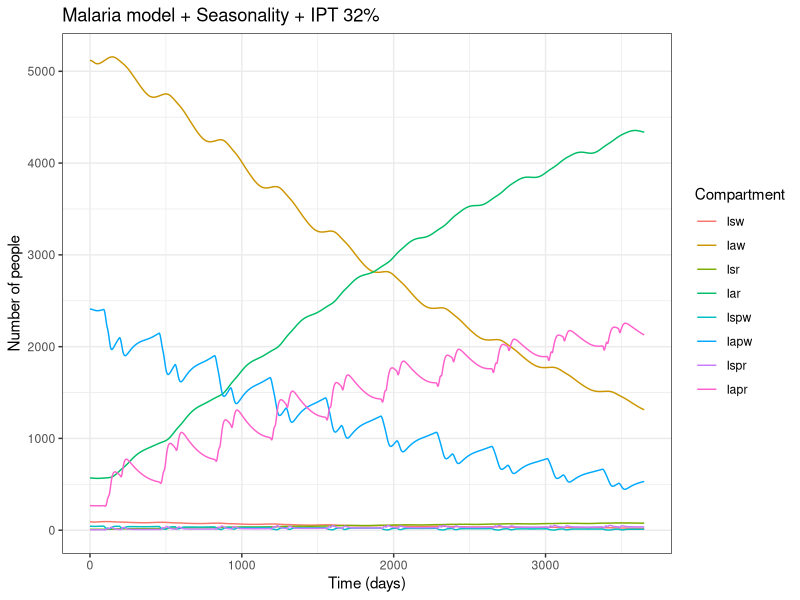
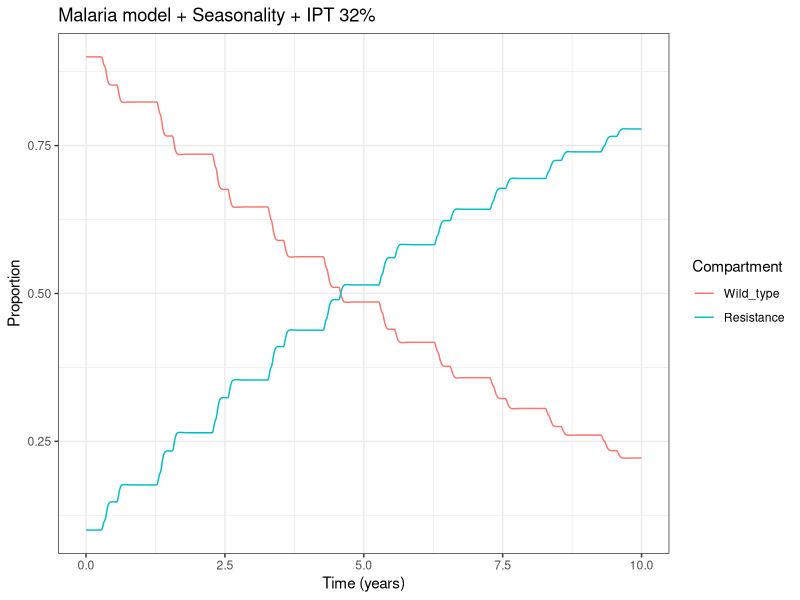
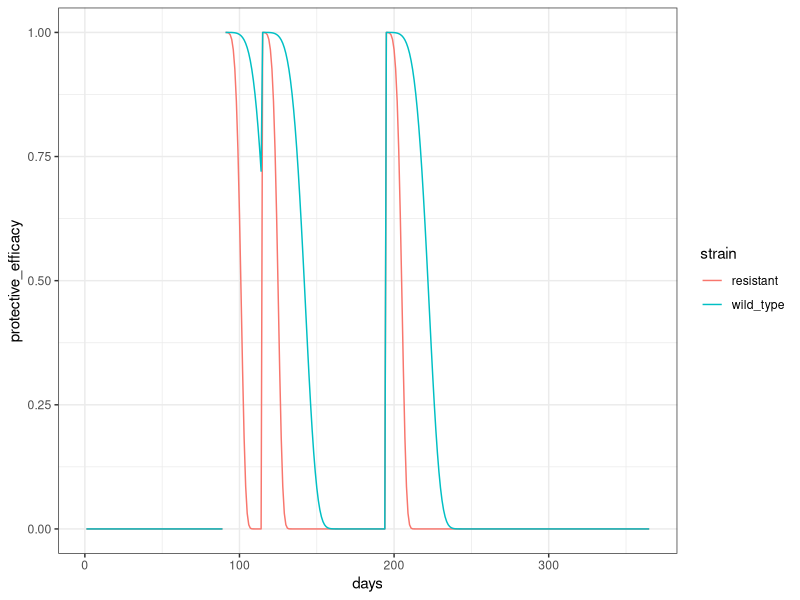
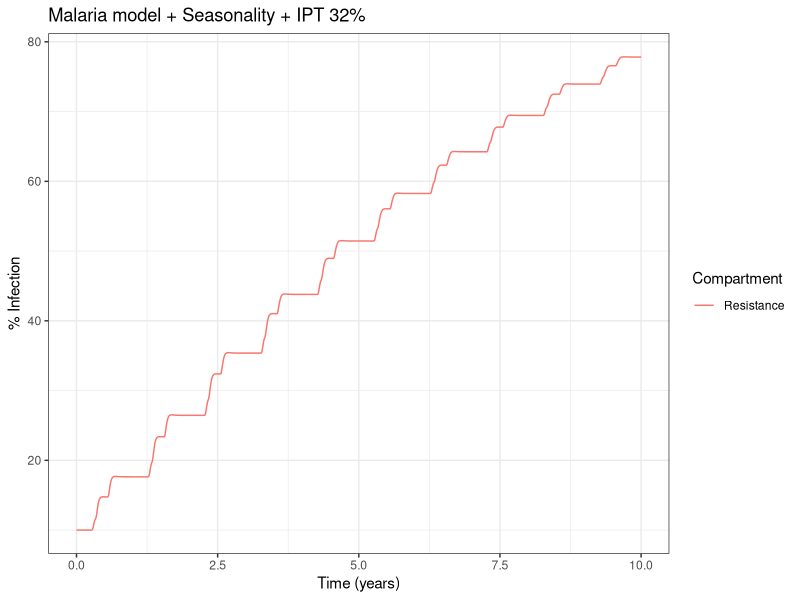
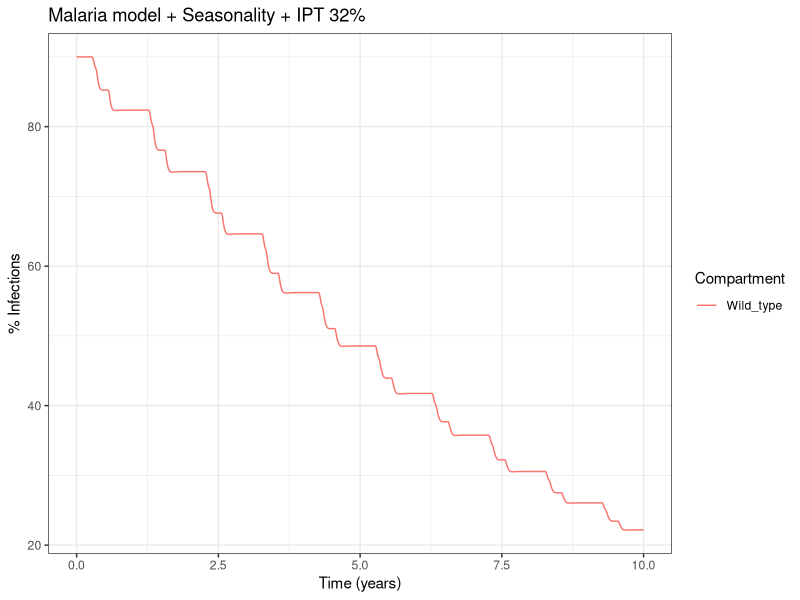
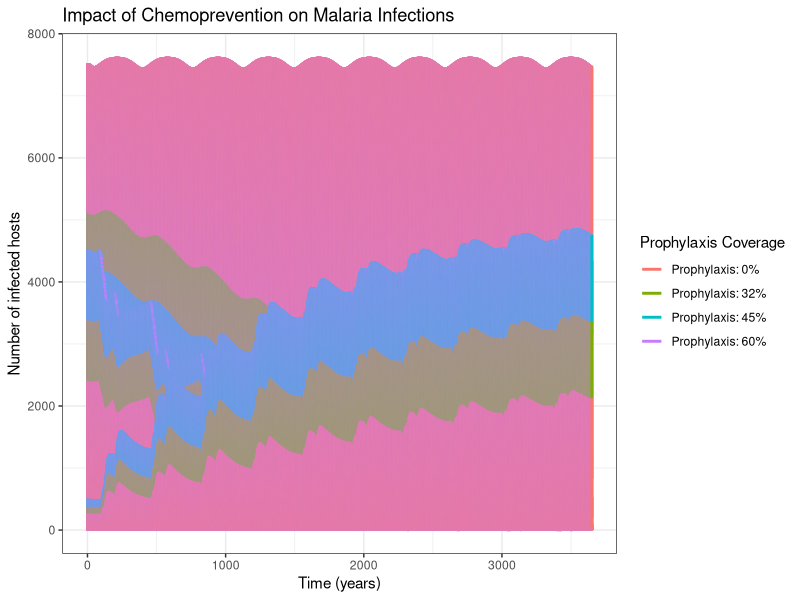
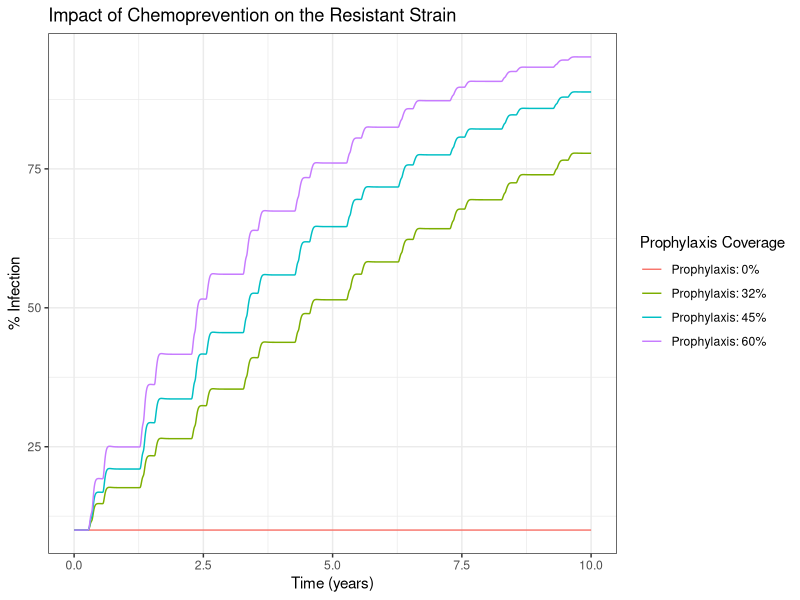
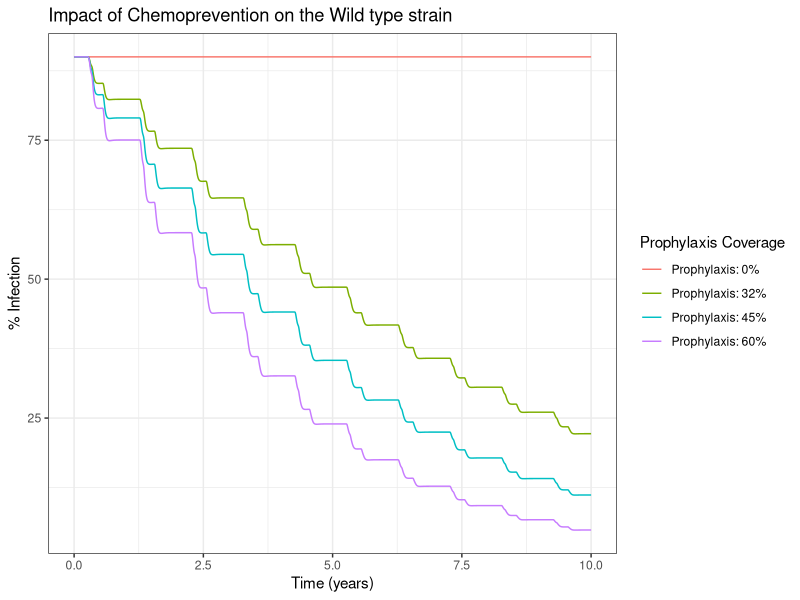

Generate these figures, in order, with R:
## Two strain Ross-Macdonald model 


# PACKAGES
require(deSolve)
require(reshape2)
require(ggplot2)
require(tidyverse)
require(gridExtra)
require(latticeExtra)

## ggplot theme
theme <- theme_set(theme_bw())+
  theme(plot.title = element_text(hjust = 0.5, face = "bold", size = 11))

Nh <- 10000   # total number of hosts
Nv <- 150000   # total number of vectors

## one strain model to get to an equilibrium, and then manually set starting prevalence
## initial state values for the one strain model to run to equilibrium
## will run the model for a while without chemoprevention to see where it stabilises to use as a starting point
initial_state_values <- c(Sh = 0.9 * Nh,
                          Eh = 0.1 * Nh,
                          Is = 0,   #Symptomatic treated
                          Ia = 0,    #Asymptomatic untreated
                          Sv = Nv,
                          Ev = 0,
                          Iv = 0)

## parameters
parameters <- c(a = 1/3,      # mosquito biting rate per day
                b_v = 0.2,    # probability of infection from an infected human to a susceptible vector
                b_h = 0.40,    # probability of infection from an infected vector to a susceptible human
                mu_v = 1/14,   # mortality/recruitment rate of the vector
                alpha = 1/13, # period between infection to infectiousness  ~ 12-14 days
                d = 0.3,     # proportion of infected human who develop symptoms
                gamma_a = 1/120,   # recovery rate from asymptomatic untreated humans ~ 100-200days
                gamma_s = 1/5,  # recovery from symptomatic treated humans ~ 5-7 days
                epsilon = 1/10) # rate of transition from exposed to infected vectors ~ 10 days

times <- seq(from = 0, to = 365, by = 1)    # simulate for a length of time to find equilibrium

rm_model <- function(time, state, parameters) {  
  
  with(as.list(c(state, parameters)), {
    
    Nh <- Sh + Eh + Ia + Is     # total human population
    Nv <- Sv + Ev + Iv # total vector population
    
    ## force of infections
    lambda_h <- ((a * b_h)/Nh) * Iv
    lambda_v <- ((a * b_v)/Nh) * (Is + Ia)
    
    # The differential equations
    # Host population dynamics:
    dSh <- - (lambda_h * Sh) + (gamma_s * Is) + (gamma_a * Ia)
    dEh <-  (lambda_h * Sh) -  (alpha * Eh)
    dIs <-   ((d) * alpha * Eh)  - (gamma_s * Is)
    dIa <-   ((1 - d) * alpha * Eh)  - (gamma_a * Ia)
    
    
    
    # Vector population dynamics:
    dSv <- (mu_v * Nv) - (lambda_v * Sv) - (mu_v * Sv)         
    dEv <- (lambda_v * Sv) - (epsilon * Ev) - (mu_v * Ev)
    dIv <- (epsilon * Ev) - (mu_v * Iv)
    
    # Output
    return(list(c(dSh, dEh, dIs, dIa, dSv, dEv, dIv))) 
  })
}

# Solve the equations
output_one <- as.data.frame(ode(y = initial_state_values, 
                                times = times, 
                                func = rm_model,
                                parms = parameters))

# Solve the equations
output_one <- as.data.frame(ode(y = initial_state_values, 
                                times = times, 
                                func = rm_model,
                                parms = parameters))

equilibrium <- output_one %>% dplyr::filter(time == 210)

equilibrium_start <- c(Sh = equilibrium$Sh,
                       Eh = equilibrium$Eh,
                       Is = equilibrium$Is,
                       Ia = equilibrium$Ia,
                       Sv = equilibrium$Sv,
                       Ev = equilibrium$Ev,
                       Iv = equilibrium$Iv)

prop_proph = 0.32 # prophylaxis coverage (baseline value)
prev <- 0.1 ## prevalence of resistant strain
alpha_parm = 5 ## wild type and resistant weibull parms
beta_parm = 30 ## wild type strain duration of protection
beta_res = 11.7 ## resistant strain duration of protection

equilibrium_two <- c(Sh = equilibrium$Sh  *  (1-prop_proph),
                     Ew = equilibrium$Eh  *  (1 - prev) * (1 - prop_proph),
                     Isw = equilibrium$Is  *  (1 - prev) * (1 - prop_proph),
                     Iaw = equilibrium$Ia  *  (1- prev) * (1 - prop_proph),
                     Er = equilibrium$Eh  *  prev * (1 - prop_proph),
                     Isr = equilibrium$Is * prev * (1 - prop_proph) ,
                     Iar = equilibrium$Ia * prev *  (1 - prop_proph),
                     P  = equilibrium$Sh  * prop_proph,
                     Epw = equilibrium$Eh * (1 - prev) * prop_proph,
                     Ispw = equilibrium$Is * (1 - prev) * prop_proph,
                     Iapw = equilibrium$Ia * (1 - prev) * prop_proph,
                     Epr = equilibrium$Eh *  prev * prop_proph,
                     Ispr = equilibrium$Is * prev * prop_proph,
                     Iapr = equilibrium$Ia *  prev * prop_proph,
                     Sv  = equilibrium$Ev, 
                     Evw = equilibrium$Ev * (1 - prev),
                     Evr = equilibrium$Ev * prev,
                     Ivw = equilibrium$Iv * (1 - prev),                     
                     Ivr = equilibrium$Iv * prev)

## additional efficacy functions
weibull <- function(x, beta = beta_parm, alpha = alpha_parm) {
  pow <- -(x/beta)^alpha
  y <- exp(pow)
  return(y)
}

ipt_ptp <- function(time_days) {
  dose_vec <- c(seq(90, by = 365, length = 30), #12th week for pregnant women
                seq(114, by = 365, length = 30), # 20-24th week
                seq(194, by = 365, length = 30)) # 28-32th week
  
  
  dose_vec <- sort(dose_vec)
  ## when was their last dose of IPT
  if(time_days < min(dose_vec)) {
    protection <- 0
  } else {
    recent_dose <- dose_vec[max(which((time_days-dose_vec)>0))]
    ## days since IPT dose
    t <- time_days - recent_dose
    protection <- weibull(x = t, alpha = alpha_parm, beta = beta_parm)
  }
  return(protection)
}

ipt_ptp_res <- function(time_days) {
  dose_vec <- c(seq(90, by = 365, length = 30), #12th week for pregnant women
                seq(114, by = 365, length = 30), # 20-24th week
                seq(194, by = 365, length = 30)) # 28-32th week
  
  dose_vec <- sort(dose_vec)
  ## when was their last dose of IPT
  if(time_days < min(dose_vec)) {
    protection <- 0
  } else {
    recent_dose <- dose_vec[max(which((time_days-dose_vec)>0))]
    ## days since IPT dose
    t <- time_days - recent_dose
    protection <- weibull(x = t, alpha = alpha_parm, beta = beta_res)
  }
  return(protection)
}


rm_two_model <- function(time, state, parameters) {  
  
  with(as.list(c(state, parameters)), {
    
    Nh <- Sh + Ew + Isw + Iaw + Er + Isr + Iar  + P + Epw + Ispw + Iapw + Epr + Ispr + Iapr # total human population
    Nv <- Sv + Evw + Evr + Ivw + Ivr # total vector population
    
    ## force of infections are strain dependent
    lambda_hw <- ((a * b_h)/Nh) * Ivw
    lambda_hr <- ((a * b_h)/Nh) * Ivr
    lambda_vw <- ((a * b_v)/Nh) * (Isw + Iaw+ Ispw + Iapw)
    lambda_vr <- ((a * b_v)/Nh) * (Isr+ Iar+ Ispr + Iapr)
    
    ## vector birth rate
    B <- (0.2 * cos((time * 2 * pi/365) + 3*pi/2) + 1) * mu_v
    ## protection from SMC based on the weibull function
    Ww <- ipt_ptp(time_days = time)
    Wr <- ipt_ptp_res(time_days = time) ## strain dependent protection
    
    # The differential equations
    # Host population dynamics:
  
    # # Model without chemoprevention
    
    dSh <- - (lambda_hw * Sh) - (lambda_hr * Sh) + (gamma_s * (Isw + Isr)) + (gamma_a * (Iaw + Iar))
    dEw <- (lambda_hw * Sh) - (alpha * Ew)
    dIsw <- ((d * alpha) * Ew) - (gamma_s * Isw)
    dIaw <- ((1-d) * alpha * Ew) - (gamma_a * Iaw)
    dEr <-  (lambda_hr * Sh) - (alpha * Er)
    dIsr <- ((d * alpha) * Er) - (gamma_s * Isr)
    dIar <- ((1-d) * alpha * Er) - (gamma_a * Iar)
    
    ## Model with chemoprevention
    
    dP <- - ((1 - Ww) * lambda_hw * P) - ((1 - Wr) * lambda_hr * P) + (gamma_s * (Ispw + Ispr)) + (gamma_a * (Iapw + Iapr))
    dEpw <-  (1 - Ww) * (lambda_hw * P)  - (alpha * Epw)
    dIspw <- ((d * alpha) * Epw) - (gamma_s * Ispw)
    dIapw <- ((1-d) * alpha * Epw) - (gamma_a * Iapw)
    dEpr <-  (1 - Wr) * (lambda_hr * P)  - (alpha * Epr)
    dIspr <- ((d * alpha) * Epr) - (gamma_s * Ispr)
    dIapr <- ((1-d) * alpha * Epr) - (gamma_a * Iapr)
    
    # Vector population dynamics:
    
    dSv <- (B * Nv) - ((lambda_vw + lambda_vr) * Sv) - (mu_v * Sv)
    dEvw <- (lambda_vw * Sv) - (epsilon * Evw) - (mu_v * Evw)
    dEvr <- (lambda_vr * Sv) - (epsilon * Evr) - (mu_v * Evr)
    dIvw <- (epsilon * Evw) - (mu_v * Ivw)
    dIvr <- (epsilon * Evr) - (mu_v * Ivr)
    
    
    # Output
    return(list(c(dSh, dEw, dIsw, dIaw, dEr, dIsr, dIar, # no prophylaxis
                  dP, dEpw, dIspw, dIapw, dEpr, dIspr, dIapr, # prophylaxis
                  dSv, dEvw, dEvr, dIvw, dIvr # vectors 
    ))) 
  })
}


times <- seq(from = 0, to = 365*10, by = 1)    # run for long enough to see the impact of chemoprevention

parameters_two <- c(a = 1/3,       # mosquito biting rate per day
                    b_v = 0.2,   # probability of infection from an infected host to a susceptible vector
                    b_h = 0.40,   # probability of infection from an infected vector to a susceptible host
                    mu_v = 1/14,  # mortality/recruitment rate of the vector
                    gamma_a = 1/120,   # recovery rate from asymptomatic treated humans ~ 100-200days
                    gamma_s = 1/5, #  recovery from symptomatic untreated humans ~ 12-14 days  
                    epsilon = 1/10, # rate of transition from exposed to infected vectors ~ 10 days
                    prop_proph = 0.32, # proportion of the population receiving prophylaxis
                    prev = 0.1, # Resistance prevalence at baseline
                    d  = 0.3 , # Proportion of individual who develop symptoms
                    alpha   = 1/13, # Period between infection to infectiousness  ~ 12-14 days
                    alpha_parm = 5, # weibull parameter
                    beta_parm = 30, # beta wild type
                    beta_res = 11.7) # beta resistant strain

out_two <- as.data.frame(ode(y = equilibrium_two, 
                             times = times, 
                             func = rm_two_model,
                             parms = parameters_two))
head(out_two)

out_two_long <- melt(as.data.frame(out_two), id = "time")  # turn output dataset into long format


g1<- ggplot(data = filter(out_two_long, variable %in% c( "Isw","Iaw","Ispw", "Iapw","Isr", "Iar","Ispr", "Iapr")),                                               
            aes(x = time, y = value, colour = variable, group = variable)) +  
  geom_line() +                                                          
  xlab("Time (days)")+                                                   
  ylab("Number of people") +                                     
  labs(colour = "Compartment",                                           
       title = "Malaria model + Seasonality + IPT 32%") 

g1


output_two_prop <- out_two
output_two_prop$Wild_type <- ( out_two$Isw + out_two$Iaw + out_two$Ispw + out_two$Iapw)/(out_two$Isw + out_two$Iaw + out_two$Ispw + out_two$Iapw + out_two$Isr + out_two$Iar+out_two$Ispr+out_two$Iapr)
output_two_prop$Resistance <- (out_two$Isr + out_two$Iar+out_two$Ispr+out_two$Iapr)/(out_two$Isw + out_two$Iaw + out_two$Ispw + out_two$Iapw + out_two$Isr + out_two$Iar+out_two$Ispr+out_two$Iapr)

output_two_prop_long <- melt(as.data.frame(output_two_prop), id = "time")  # turn output dataset into long format


g2 <- ggplot(data = filter(output_two_prop_long, variable %in% c("Wild_type", "Resistance")),                                               
             aes(x = time/365, y = value, colour = variable, group = variable)) +  
  geom_line() +                                                          
  xlab("Time (years)")+                                                   
  ylab("Proportion") +                                     
  labs(colour = "Compartment",                                           
       title = "Malaria model + Seasonality + IPT 32%")
g2


# plot the protection over time for each strain
protection <- data.frame(days = 1:365, wild_type = numeric(365), resistant = numeric(365))
for (i in 1:nrow(protection)) {
  protection$wild_type[i] <- ipt_ptp(time_days = protection$days[i])
  protection$resistant[i] <- ipt_ptp_res(time_days = protection$days[i])
}
protection <- protection |>
  tidyr::pivot_longer(wild_type:resistant, names_to = "strain", values_to = "protective_efficacy")

ggplot(protection, aes(x = days, y = protective_efficacy, col = strain)) + geom_line()

R=sum(out_two$Isr + out_two$Iar+out_two$Ispr+out_two$Iapr)/sum(out_two$Isw + out_two$Iaw + out_two$Ispw + out_two$Iapw + out_two$Isr + out_two$Iar+out_two$Ispr+out_two$Iapr)
R

S=sum(out_two$Isw + out_two$Iaw + out_two$Ispw + out_two$Iapw)/sum(out_two$Isw + out_two$Iaw + out_two$Ispw + out_two$Iapw + out_two$Isr + out_two$Iar+out_two$Ispr+out_two$Iapr)
S

g3 <- ggplot(data = filter(output_two_prop_long, variable %in% c("Resistance")),                                               
             aes(x = time/365, y = value*100, colour = variable, group = variable)) +  
  geom_line() +                                                          
  xlab("Time (years)")+                                                   
  ylab("% Infection") +                                     
  labs(colour = "Compartment",                                           
       title = "Malaria model + Seasonality + IPT 32%")

g3


g4 <- ggplot(data = filter(output_two_prop_long, variable %in% c("Wild_type")),                                               
             aes(x = time/365, y = value*100, colour = variable, group = variable)) +  
  geom_line() +                                                          
  xlab("Time (years)")+                                                   
  ylab("% Infections") +                                     
  labs(colour = "Compartment",                                           
       title = "Malaria model + Seasonality + IPT 32%")

g4
################################################################################
# Run simulations for different prop_proph values (different coverages)
################################################################################
prop_proph_values <-c(0,0.32,0.45,0.6)
results <- lapply(prop_proph_values, function(prop_proph) {
  parameters <- c(parameters_two, prop_proph = prop_proph)
  equilibrium_two <- c(Sh = equilibrium$Sh  *  (1-prop_proph),
                       Ew = equilibrium$Eh  *  (1 - prev) * (1 - prop_proph),
                       Isw = equilibrium$Is  *  (1 - prev) * (1 - prop_proph),
                       Iaw = equilibrium$Ia  *  (1- prev) * (1 - prop_proph),
                       Er = equilibrium$Eh  *  prev * (1 - prop_proph),
                       Isr = equilibrium$Is * prev * (1 - prop_proph) ,
                       Iar = equilibrium$Ia * prev *  (1 - prop_proph),
                       P  = equilibrium$Sh  * prop_proph,
                       Epw = equilibrium$Eh * (1 - prev) * prop_proph,
                       Ispw = equilibrium$Is * (1 - prev) * prop_proph,
                       Iapw = equilibrium$Ia * (1 - prev) * prop_proph,
                       Epr = equilibrium$Eh *  prev * prop_proph,
                       Ispr = equilibrium$Is * prev * prop_proph,
                       Iapr = equilibrium$Ia *  prev * prop_proph,
                       Sv  = equilibrium$Ev, 
                       Evw = equilibrium$Ev * (1 - prev),
                       Evr = equilibrium$Ev * prev,
                       Ivw = equilibrium$Iv * (1 - prev),                     
                       Ivr = equilibrium$Iv * prev)
  
  output_spc <- as.data.frame(ode(y = equilibrium_two, times = times, func = rm_two_model, parms = parameters))
  output_spc$prop_proph <- paste0("Prophylaxis: ", round(prop_proph * 100, 1), "%")
  return(output_spc)
  
})
df <- bind_rows(results) #Combine all results
df_long <-melt(df,id = c("time", "prop_proph")) # convert data to long format

g5 <- ggplot(data = filter(df_long, variable %in% c("Isw","Iaw","Ispw", "Iapw","Isr", "Iar","Ispr", "Iapr")), 
             aes(x = time, y = value, colour = prop_proph, group = variable)) +  
  geom_line(size=1) +                                                           
  xlab("Time (years)") +                                                   
  ylab("Number of infected hosts") +                                     
  labs(colour = "Prophylaxis Coverage",                                           
       title = "Impact of Chemoprevention on Malaria Infections")
g5


output_two1_prop <- df
output_two1_prop$Wild_type <- ( df$Isw + df$Iaw + df$Ispw + df$Iapw)/(df$Isw + df$Iaw + df$Ispw + df$Iapw + df$Isr + df$Iar+df$Ispr+df$Iapr)
output_two1_prop$Resistance <- (df$Isr + df$Iar+df$Ispr+df$Iapr)/(df$Isw + df$Iaw + df$Ispw + df$Iapw + df$Isr + df$Iar+df$Ispr+df$Iapr)

output_two1_prop_long <- melt(as.data.frame(output_two1_prop), id = c("time","prop_proph")) # turn output dataset into long format


g6 <- ggplot(data = filter(output_two1_prop_long, variable %in% c("Resistance")),                                               
             aes(x = time/365, y = value*100, colour = prop_proph, group = prop_proph)) +  
  geom_line() +                                                          
  xlab("Time (years)")+                                                   
  ylab("% Infection") +                                     
  labs(colour = "Prophylaxis Coverage",                                           
       title = "Impact of Chemoprevention on the Resistant Strain")

g6

g7 <- ggplot(data = filter(output_two1_prop_long, variable %in% c("Wild_type")),                                               
             aes(x = time/365, y = value*100, colour = prop_proph, group = prop_proph)) +  
  geom_line() +                                                          
  xlab("Time (years)")+                                                   
  ylab("% Infection") +                                     
  labs(colour = "Prophylaxis Coverage",                                           
       title = "Impact of Chemoprevention on the Wild type strain")

g7

#Model extensions
